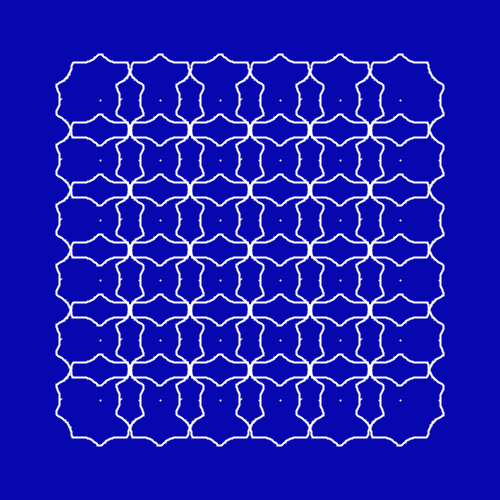
Frame 1 (no input)
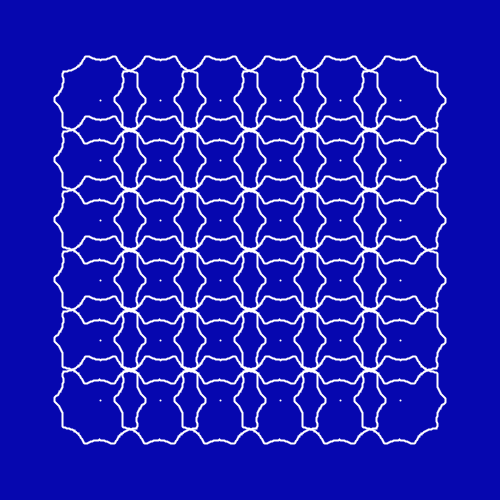
Frame 60 (the mouse pressed at the canvas centre just before this capture)
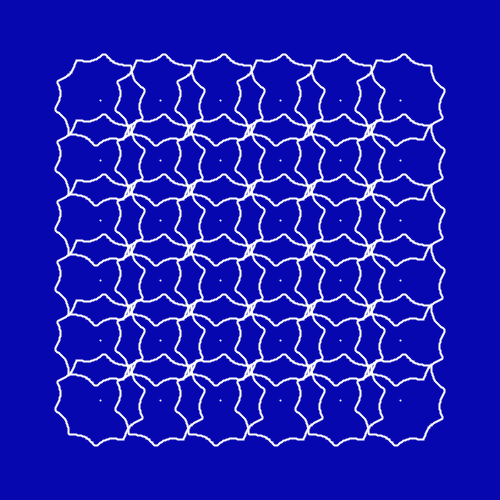
Frame 120 (the mouse held since frame 60 and released just before this capture)

The Processing sketch that drew these frames (run headless with seeded random() and noise(); from frame 60 on, the mouse is pressed at the canvas centre):

// Processing sketch: sketch_04102017
// ── sketch_04102017.pde
ArrayList<Engrenage>engrenage;
void setup(){
  size(500,500);
  smooth();
  noFill();
  stroke(255);
  strokeWeight(2);
  engrenage = new ArrayList<Engrenage>();
  for(int x = 100; x < 450;  x+= 60){
    for(int y = 100; y < 450;  y+= 60){
      engrenage.add(new Engrenage(x, y));
    }
  }
}




void draw(){
  background(6,7,175);
  for(Engrenage eng : engrenage){
    eng.display();
  }
}
// ── Engrenage.pde
class Engrenage{
  Flower[] flower = new Flower[2];
  float angle = 0;
  float speed = 0.08;
  float a = 0;
  float x, y;
  Engrenage(float _x, float _y){
    for(int i = 0 ; i < flower.length; i++){
      angle+=0.001;
      flower[i] = new Flower(i, angle);
    }
    x = _x;
    y = _y;
  }
  
  void display(){
    pushMatrix();
    translate(x, y);
    rotate(a);
    a = a + speed;
    for(int i = 0 ; i < flower.length; i++){
      flower[i].display();
    }
    popMatrix();
  }
  
}
// ── Flower.pde
class Flower{
  float n1 = 20, n2 = 10, n3 = 10, m = 10, a = 1, b = 1;
  float total = 300;
  float increment = TWO_PI / total;
  int R;
  float angle;
  Flower(int _rayon, float _angle){
   R = _rayon * 40;
   angle = _angle;
  }
  
  float supershape(float theta){
    
    float part1 = (1 / a) * cos(theta * m / 4);
    part1 = abs(part1);
    part1 = pow(part1, n2);
    
    float part2 = (1 / b) * sin(theta * m / 4);
    part2 = abs(part2);
    part2 = pow(part2, n3);
    
    float part3 = pow(part1 + part2, 1/n1);
    
    if(part3 == 0){
      return 0;
    }
    
    return (1/part3);
  }
  
  void display(){
    rotate(angle);
    beginShape();
    for(float angle = 0; angle < TWO_PI; angle+=increment){
      float r = supershape(angle);
      float x = R * r * cos(angle);
      float y = R * r * sin(angle);
      vertex(x,y);
    }
    endShape();
  }
}
